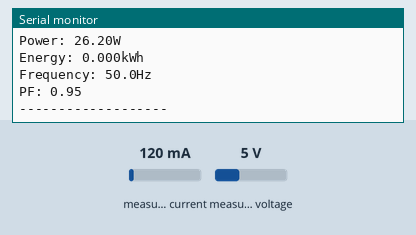
Simulated run of this sketch. Board: Arduino Uno, built with avr-gcc and run on an emulated ATmega328P. Parts: the last lines printed to the serial monitor. The test bench sets the inputs (shaded band); at power-on: measured current 120 mA, measured voltage 5 V.

Above: at 1.2 s.
1.3 s: measured current set to 40 mA
At 2.28 s:
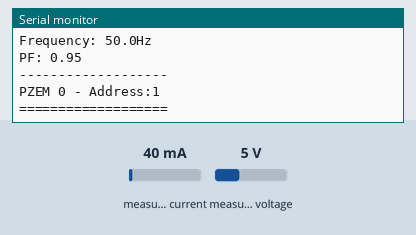
2.8 s: measured voltage set to 0.3 V
At 3.8 s:
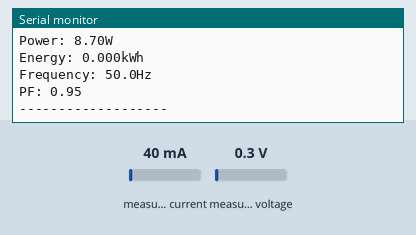
4.3 s: measured current set to 500 mA
At 4.5 s:
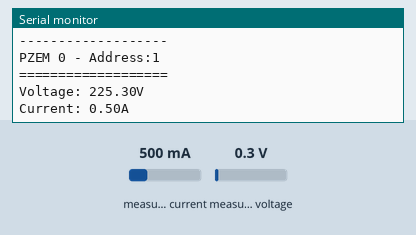
Timing chart, 0 to 7.3 s (numbered marks = the images above; inputs shaded):
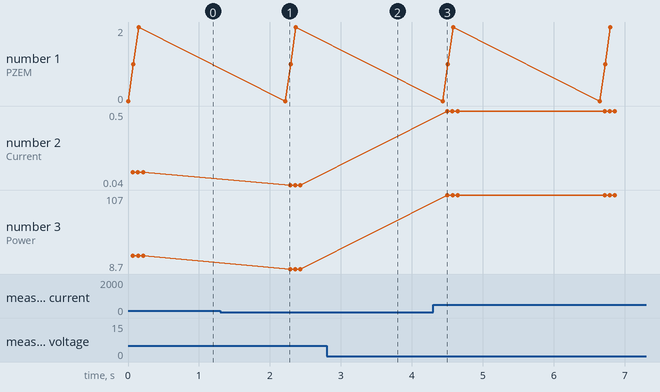

Measured:
- after the input at 4.3 s, the serial monitor: prints a new line after 0.20 s (image 3)
- plotted number 2: 0.12 → 0.04 after the input at 1.3 s, 0.04 → 0.5 after the input at 4.3 s
- plotted number 3: 26.2 → 8.7 after the input at 1.3 s, 8.7 → 107 after the input at 4.3 s

The sketch:

PZEMMultiDevice.ino
```cpp
// (licence header left out)
#include "PZEM004Tv30.h"

#define USE_SOFTWARE_SERIAL //add

#if !defined(PZEM_RX_PIN) && !defined(PZEM_TX_PIN)
#define PZEM_RX_PIN 12 //Revise
#define PZEM_TX_PIN 13 //Revise
#endif

#if !defined(PZEM_SERIAL)
#define PZEM_SERIAL Serial //Revise
#endif

#define NUM_PZEMS 3  //Revise

PZEM004Tv30 pzems[NUM_PZEMS];

/* ***************************************************************
 * Uncomment USE_SOFTWARE_SERIAL in order to enable Softare serial
 *
 * Does not work for ESP32
 *****************************************************************/
//#define USE_SOFTWARE_SERIAL


#if defined(USE_SOFTWARE_SERIAL) && defined(ESP32)
    #error "Can not use SoftwareSerial with ESP32"
#elif defined(USE_SOFTWARE_SERIAL)

#include <SoftwareSerial.h>

SoftwareSerial pzemSWSerial(PZEM_RX_PIN, PZEM_TX_PIN);
#endif

void setup() {
    Serial.begin(115200);

    // For each PZEM, initialize it
    for(int i = 0; i < NUM_PZEMS; i++)
    {

#if defined(USE_SOFTWARE_SERIAL)
        // Initialize the PZEMs with Software Serial
        pzems[i] = PZEM004Tv30(pzemSWSerial, 0x30 + i);
#elif defined(ESP32)
        // Initialize the PZEMs with Hardware Serial2 on RX/TX pins 16 and 17
        pzems[i] = PZEM004Tv30(PZEM_SERIAL, PZEM_RX_PIN, PZEM_TX_PIN, 0x30 + i);
#else
        // Initialize the PZEMs with Hardware Serial2 on the default pins

        /* Hardware Serial2 is only available on certain boards.
        *  For example the Arduino MEGA 2560
        */
        pzems[i] = PZEM004Tv30(PZEM_SERIAL, 0x30 + i);
#endif
    }
}


void loop() {
    // Print out the measured values from each PZEM module
    for(int i = 0; i < NUM_PZEMS; i++){
        // Print the Address of the PZEM
        Serial.print("PZEM ");
        Serial.print(i);
        Serial.print(" - Address:");
        Serial.println(pzems[i].getAddress(), HEX);
        Serial.println("===================");


        // Read the data from the sensor
        float voltage = pzems[i].voltage();
        float current = pzems[i].current();
        float power = pzems[i].power();
        float energy = pzems[i].energy();
        float frequency = pzems[i].frequency();
        float pf = pzems[i].pf();


        // Check if the data is valid
        if(isnan(voltage)){
            Serial.println("Error reading voltage");
        } else if (isnan(current)) {
            Serial.println("Error reading current");
        } else if (isnan(power)) {
            Serial.println("Error reading power");
        } else if (isnan(energy)) {
            Serial.println("Error reading energy");
        } else if (isnan(frequency)) {
            Serial.println("Error reading frequency");
        } else if (isnan(pf)) {
            Serial.println("Error reading power factor");
        } else {
            // Print the values to the Serial console
            Serial.print("Voltage: ");      Serial.print(voltage);      Serial.println("V");
            Serial.print("Current: ");      Serial.print(current);      Serial.println("A");
            Serial.print("Power: ");        Serial.print(power);        Serial.println("W");
            Serial.print("Energy: ");       Serial.print(energy,3);     Serial.println("kWh");
            Serial.print("Frequency: ");    Serial.print(frequency, 1); Serial.println("Hz");
            Serial.print("PF: ");           Serial.println(pf);

        }

        Serial.println("-------------------");
        Serial.println();
    }

    Serial.println();
    delay(2000);
}
```
